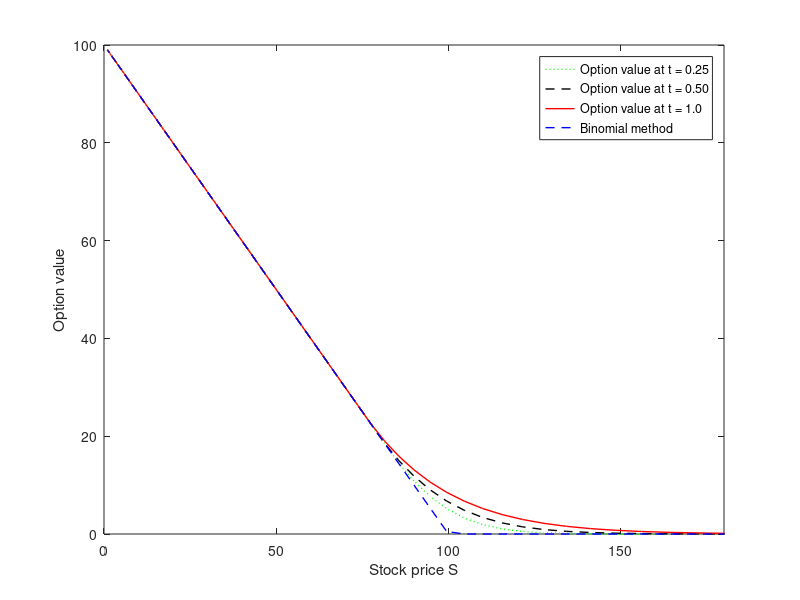

Here is the MATLAB script that generated this plot:
clc;
close all;
clear all;
X = 100; r = 0.1; sigma = 0.3;
T = 1;
N = 121;
M = 100;
y = linspace(0,6,N);
S = exp(y);
%S = linspace(1,exp(6),N);
dt = T/M;
dy = y(2)-y(1);
%dy = log(30)/(N-1);
c = 7;
[call, put] = blsprice(S,X,r,T,sigma);
for j = 1:N
    y(j) = (j-1)*dy;
end
phi = zeros(N,N);
for i = 1:N
    for j = 1:N
        phi(i,j) = exp(-(c*(y(i)-y(j)))^2);
    end
end
Ly =  zeros(N,N);
Lyy =  zeros(N,N);
L = phi;
for i = 1:N
    for j = 1:N
        Ly(i,j) = -2*c^2*(y(i)-y(j))*exp(-(c*(y(i)-y(j)))^2);
    end
end
for i = 1:N
    for j = 1:N
        Lyy(i,j) = 2*c^2*exp(-(c*(y(i)-y(j)))^2)*(2*c^2*(y(i)-y(j))^2 - 1);
    end
end
P=r*(eye(N))-(0.5*sigma^2)*(pinv(L)*Lyy)-(r-(0.5*sigma^2))*(pinv(L)*Ly);
Uo = max(X-S,0);
alphao = pinv(L)*Uo';
alpha = zeros(N,1);
Unn = zeros(N,M);
t = (1:M)*dt;
for n = 1:M
    F1 = -dt*P*alphao;
    F2 = -dt*P*(alphao + 0.5*F1);
    F3 = -dt*P*(alphao + 0.5*F2);
    F4 = -dt*P*(alphao + F3);
    alpha = alphao + (F1 + 2*F2 + 2*F3 + F4)/6;
    Un = L*alpha;
    for i = 1:N
        Un(i) = max(X- S(i), Un(i));
    end
    for j = 1:N
        Unn(j,n) = Un(j);
    end
    alpha = L\Un;
    alphao = alpha;
end
A = [20.2689; 
   16.3467 ;
  13.1228;
  10.4847;
  8.3348 ;
   6.6071 ;
   5.2091 ;
   4.0976 ;
   3.2059 ;
   1.1789 ;
   0.4231 ;
   0.1502];
B = [ 20.2631;
    16.3341;
    13.0963;
    10.4911;
    8.375;
    6.6560;
    5.2717;
    4.1012;
    3.2341;
    1.2003;
    0.4376;
    0.1651 ];
tmp = 0;
for i = 1:12
    sum = tmp + (abs(A(i)-B(i)))^2;
    tmp = sum;
end
RMSE = sqrt(sum/12);

S1 = [80;85;90;95;100;105;110;115;120;140;160;180];
figure(1)
plot(S,Unn(:,M/4),':g','linewidth',1)
hold on
plot(S,Unn(:,round(M/2)),'--k','linewidth',1)
hold on
plot(S,Unn(:,M),'-r','linewidth',1)
hold on
% plot(S1,A,'--y','linewidth',1)
% hold on
axis([0 180 0 100])
hold on
xlabel('Stock price S')
ylabel('Option value')
legend('Option value at t = 0.25','Option value at t = 0.50','Option value at t = 1.0','Binomial value')
plot(S,Uo,'--b','linewidth',1)
hold off
legend('Option value at t = 0.25','Option value at t = 0.50','Option value at t = 1.0','Binomial method','Option Payoff')


% figure(2)
% mesh(t,S,Unn)



